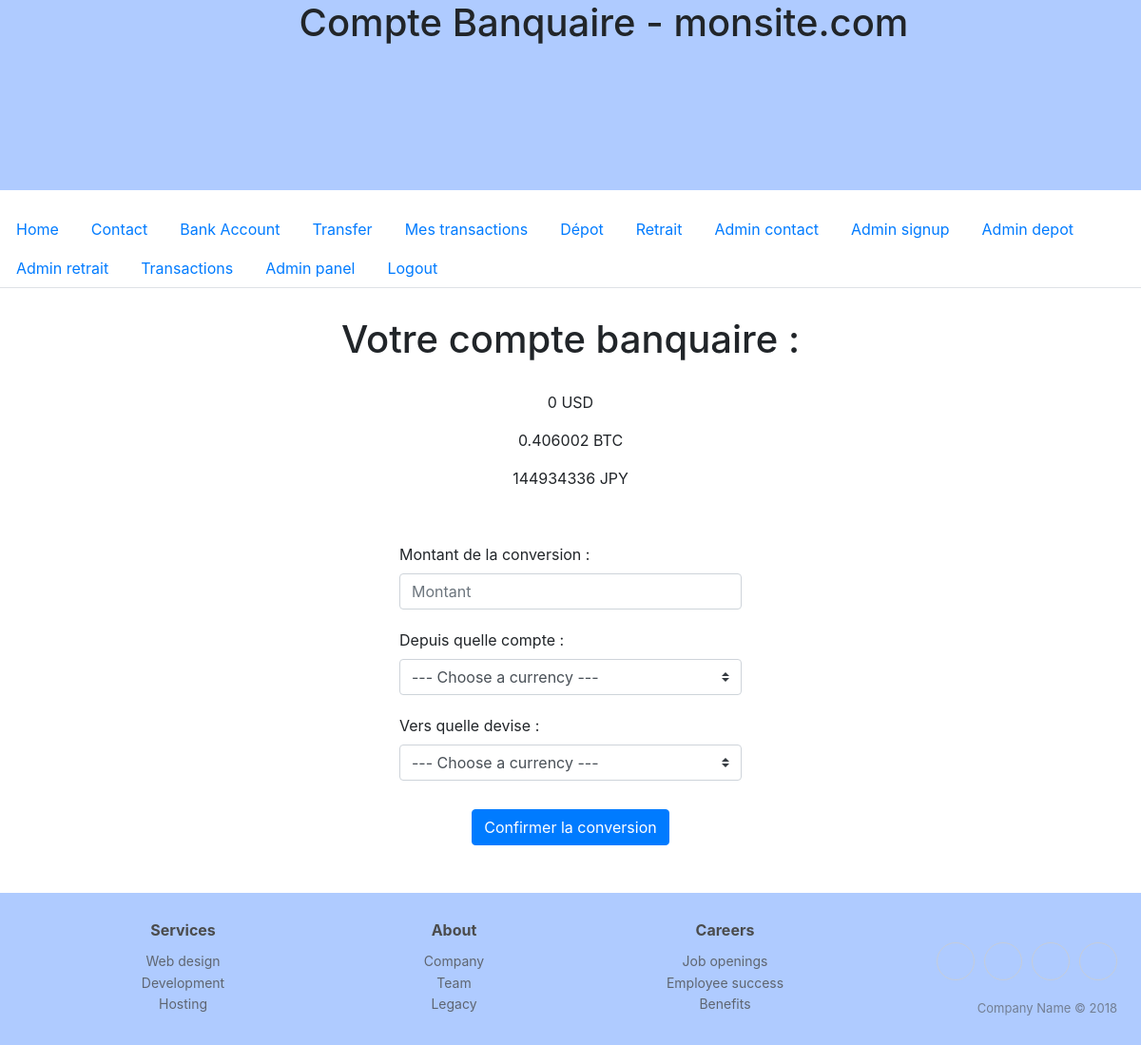
The page /?page=bank_account (signed in) on the database its author committed.
### tables this page shows
CREATE TABLE `bank_account` (
  `id` int(11) NOT NULL,
  `user_id` int(11) NOT NULL,
  `amount` float(20,6) NOT NULL,
  `currency` int(11) NOT NULL
);

CREATE TABLE `currencies` (
  `id` int(11) NOT NULL,
  `currency_name` varchar(50) NOT NULL,
  `currency_value` float(11,6) NOT NULL
);

### www/index.php (called while the page is built)
<?php
require_once __DIR__ . "/../src/init.php";
$users_number = count($userManager->getAllUsersExcept());
$page = 'home';
if ($users_number > 0) {
	if (isset($_GET['page'])) {
		if (in_array($_GET['page'], $pages)) {
			$page = $_GET['page'];
		}
	}
} else {
	$page = "admin_init";
}
include_once __DIR__ . "/../src/templates/pages/$page.php";
include_once __DIR__ . "/../src/templates/template.php";

### src/init.php (called while the page is built, shortened)
<?php
require_once __DIR__ . '/db.php';
require_once __DIR__ . '/class/BankAccountManager.php';
$bankAccountManager = new BankAccountManager($db);
if (isset($_SESSION['user_id'])){
    $bankAccount = $bankAccountManager->getAccountById($_SESSION['user_id']);
}

### src/class/BankAccountManager.php (called while the page is built, shortened)
<?php
class BankAccountManager {
    private $db;
    function __construct($bdd){
        $this->db = $bdd;
    }
    function getAccountById($id) {
        $sql = "SELECT bank_account.id, bank_account.amount, bank_account.currency, currencies.currency_name, currencies.currency_value FROM bank_account INNER JOIN currencies ON bank_account.currency = currencies.id WHERE bank_account.user_id = ?";
        $stmh = $this->db->prepare($sql);
        $stmh->execute([$id]);
        $result = $stmh->fetchAll(PDO::FETCH_CLASS, "BankAccount");
        return $result;
    }
}

### src/templates/pages/bank_account.php (the view, shortened to what this page needs)
<h1 style="text-align: center; margin: 30px">Votre compte banquaire :</h1>
<div style="display: flex; align-items: center; flex-direction: column">
    <?php
    if (!empty($bankAccount)) {
        foreach ($bankAccount as $row) {
            ?><p><?= $row->amount . " " . $row->currency_name ?></p><?php
        }
    } else {
        ?><p>Vous êtes à sec</p><?php
    }
    ?>
    <form style="width: 30%; margin: 20px; display: flex; align-items: center; flex-direction: column" action="/actions/convert.php" method="post">
        <div style="width: 100%; margin-top: 20px">
            <label for="amount">Montant de la conversion :</label>
            <input type="number" step="0.01" min=0 name="amount" id="amount" class="form-control" placeholder="Montant" aria-label="Username" aria-describedby="basic-addon1">
        </div>
        <div style="width: 100%; margin-top: 20px">
            <label for="currency_from">Depuis quelle compte :</label>
            <select class="custom-select" name="currency_from" id="currency_from">
                <option selected value="">--- Choose a currency ---</option>
            </select>
        </div>
        <div style="width: 100%; margin-top: 20px">
            <label for="currency_to">Vers quelle devise :</label>
            <select class="custom-select" name="currency_to" id="currency_to">
                <option selected value="">--- Choose a currency ---</option>
            </select>
        </div>
        <button style="margin: 30px" class="btn btn-primary" type="submit">Confirmer la conversion</button>
    </form>
</div>

### www/css/footer.css (style rules this page uses)
body,html { height: 100%; margin: 0; width: 100%; }

### rows shown on the page
bank_account: amount "0", currency.currency_name "USD"
bank_account: amount "0.406002", currency.currency_name "BTC"
bank_account: amount "144934336", currency.currency_name "JPY"

### other values the page prints
$page_title "Compte Banquaire - monsite.com"
